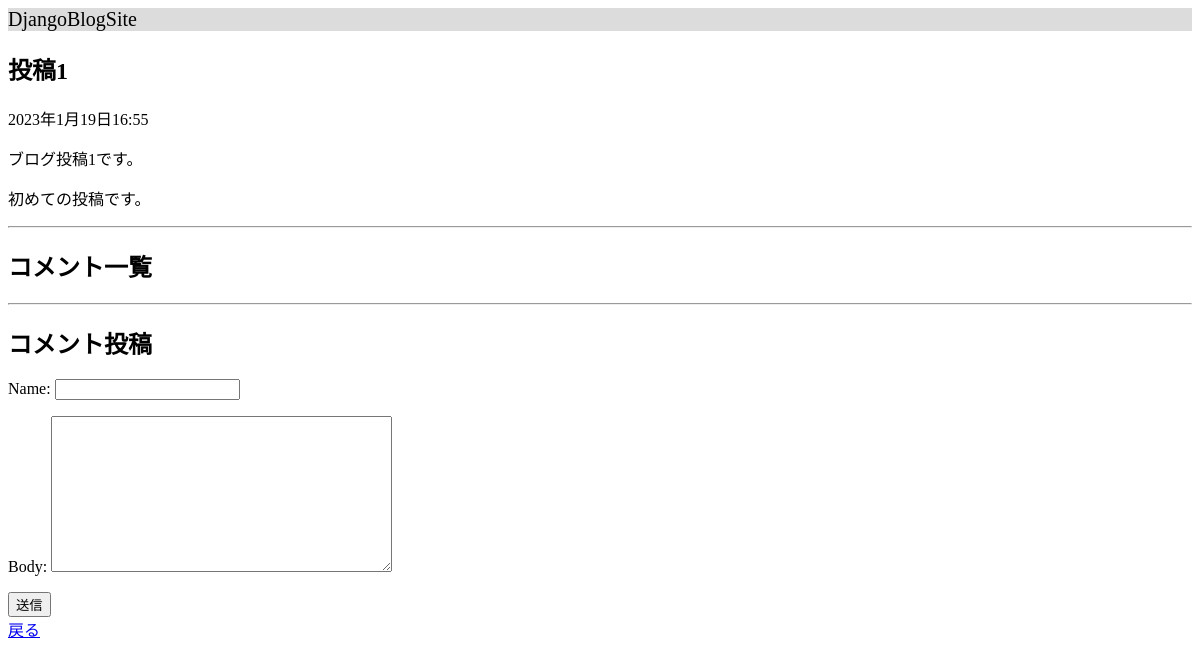
The page /post-1/ on the database as committed earlier.
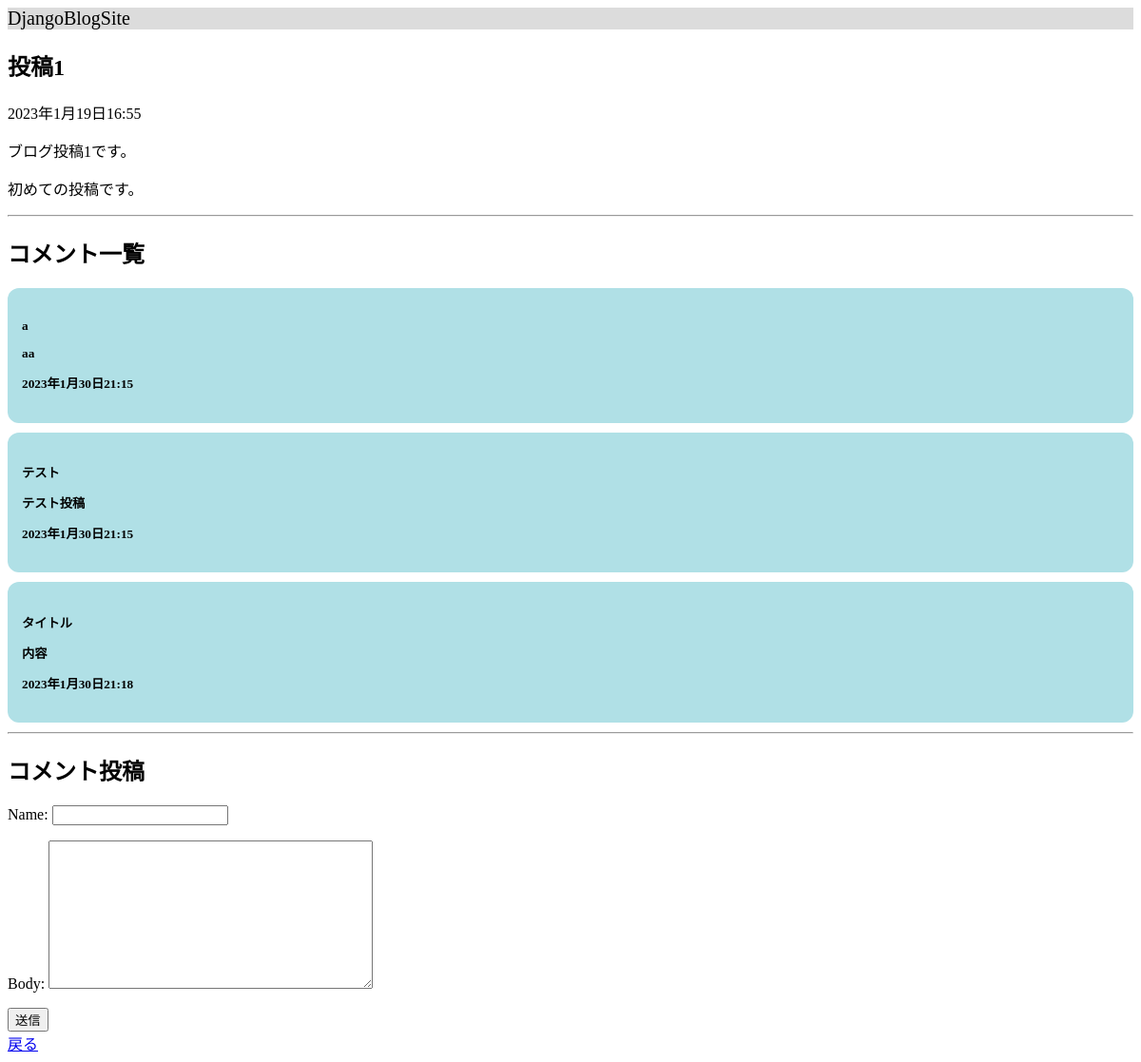
The same page on the database as committed later.
### blog/models.py (models this page shows)
class Post(models.Model):
    title = models.CharField(max_length=250)
    slug = models.SlugField()
    intro = models.TextField()
    body = models.TextField()
    posted_date = models.DateTimeField(auto_now_add = True)

class Comment(models.Model):
    post = models.ForeignKey(Post, related_name = "comments", on_delete = models.CASCADE)
    name = models.CharField(max_length=250)
    body = models.TextField()
    posted_date = models.DateTimeField(auto_now_add = True)

### blog/views.py (the view)
# urls.py: path('<slug:slug>/', post_detail, name="post_detail")
def post_detail(request, slug):
    post = Post.objects.get(slug = slug)
    if request.method == "POST":
        form = CommentForm(request.POST)
        if form.is_valid():
            comment = form.save(commit = False)
            comment.post = post
            comment.save()
            return redirect("post_detail", slug = post.slug)
    else:
        form = CommentForm()
    return render(request, "blog/post_detail.html", {"post": post, "form": form})

### blog/forms.py
class CommentForm(forms.ModelForm):
    class Meta:
        model = Comment
        fields = ["name", "body"]

### blog/templates/blog/post_detail.html
{% extends "blog/base.html" %}{% block content %}
<h1 class="post_detail_title">{{post.title}}</h1>
<time class="post_detail_time">{{post.posted_date}}</time>
<p class="post_detail_intro">{{post.intro}}</p>
<p class="post_detail_body">{{post.body}}</p>
<hr />
<h2>コメント一覧</h2>
{% for comment in post.comments.all %}
<div class="background">
<h5>{{comment.name}}</p>
<p>{{comment.body}}</p>
<p>{{comment.posted_date}}</p>
</div>
{% endfor %}
<hr />
<h2 class="post_detail_comment">コメント投稿</h2>
<form action="." method="post">
  {% csrf_token %} {{form.as_p}}
  <div>
    <button class="comment_button">送信</button>
  </div>
</form>
<a href="/">戻る</a>
{% endblock %}

### blog/templates/blog/base.html (shortened to what this page needs)
<!DOCTYPE html>
<html lang="en">
  <head>
  </head>
  <body>
    <header class="header">
      <a href="/" class="header_title">DjangoBlogSite</a>
    </header>
    <section>{% block content %}{% endblock %}</section>
  </body>
</html>

### blog/templates/blog/base.html (style rules this page uses)
.header_title { color: black; text-decoration: none; font-size: 20px; }
.header { background-color: gainsboro; }
.background { background-color: powderblue; border-radius: 12px; padding: 10px 15px; margin-bottom: 10px; }

Rows that differ between the two databases and show on the page:
added Comment: name "a", body "aa", posted_date "2023年1月30日21:15"
added Comment: name "テスト", body "テスト投稿", posted_date "2023年1月30日21:15"
added Comment: name "タイトル", body "内容", posted_date "2023年1月30日21:18"
